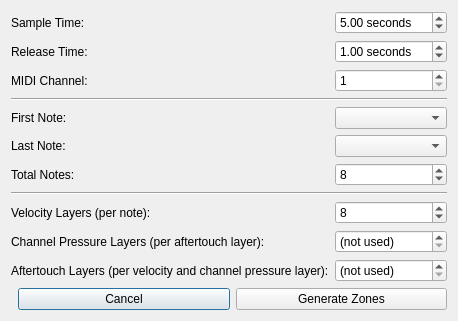
<?xml version="1.0" encoding="UTF-8"?>
<ui version="4.0">
 <class>Dialog</class>
 <widget class="QDialog" name="Dialog">
  <property name="windowTitle">
   <string>Generate Zones</string>
  </property>
  <layout class="QVBoxLayout">
   <item>
    <layout class="QFormLayout">
     <item row="0" column="0">
      <widget class="QLabel">
       <property name="text">
        <string>Sample Time:</string>
       </property>
      </widget>
     </item>
     <item row="0" column="1">
      <widget class="QDoubleSpinBox" name="sampleTime">
       <property name="suffix">
        <string> seconds</string>
       </property>
       <property name="minimum">
        <double>0.010000000000000</double>
       </property>
       <property name="maximum">
        <double>512.000000000000000</double>
       </property>
       <property name="value">
        <double>5.000000000000000</double>
       </property>
      </widget>
     </item>
     <item row="1" column="0">
      <widget class="QLabel">
       <property name="text">
        <string>Release Time:</string>
       </property>
      </widget>
     </item>
     <item row="1" column="1">
      <widget class="QDoubleSpinBox" name="releaseTime">
       <property name="suffix">
        <string> seconds</string>
       </property>
       <property name="minimum">
        <double>0.010000000000000</double>
       </property>
       <property name="maximum">
        <double>512.000000000000000</double>
       </property>
       <property name="value">
        <double>1.000000000000000</double>
       </property>
      </widget>
     </item>
     <item row="2" column="0">
      <widget class="QLabel">
       <property name="text">
        <string>MIDI Channel:</string>
       </property>
      </widget>
     </item>
     <item row="2" column="1">
      <widget class="QSpinBox" name="midiChannel">
       <property name="minimum">
        <number>1</number>
       </property>
       <property name="maximum">
        <number>16</number>
       </property>
       <property name="value">
        <number>1</number>
       </property>
      </widget>
     </item>
     <item row="3" column="0" colspan="2">
      <widget class="Line">
       <property name="orientation">
        <enum>Qt::Horizontal</enum>
       </property>
      </widget>
     </item>
     <item row="4" column="0">
      <widget class="QLabel">
       <property name="text">
        <string>First Note:</string>
       </property>
      </widget>
     </item>
     <item row="4" column="1">
      <widget class="QComboBox" name="firstNote"/>
     </item>
     <item row="5" column="0">
      <widget class="QLabel" name="lastNoteLabel">
       <property name="text">
        <string>Last Note:</string>
       </property>
      </widget>
     </item>
     <item row="5" column="1">
      <widget class="QComboBox" name="lastNote"/>
     </item>
     <item row="6" column="0">
      <widget class="QLabel">
       <property name="text">
        <string>Total Notes:</string>
       </property>
      </widget>
     </item>
     <item row="6" column="1">
      <widget class="QSpinBox" name="totalNotes">
       <property name="minimum">
        <number>1</number>
       </property>
       <property name="maximum">
        <number>128</number>
       </property>
       <property name="value">
        <number>8</number>
       </property>
      </widget>
     </item>
     <item row="7" column="0" colspan="2">
      <widget class="Line">
       <property name="orientation">
        <enum>Qt::Horizontal</enum>
       </property>
      </widget>
     </item>
     <item row="8" column="0">
      <widget class="QLabel">
       <property name="text">
        <string>Velocity Layers (per note):</string>
       </property>
      </widget>
     </item>
     <item row="8" column="1">
      <widget class="QSpinBox" name="velocityLayers">
       <property name="minimum">
        <number>1</number>
       </property>
       <property name="maximum">
        <number>127</number>
       </property>
       <property name="value">
        <number>8</number>
       </property>
      </widget>
     </item>
     <item row="9" column="0">
      <widget class="QLabel">
       <property name="text">
        <string>Channel Pressure Layers (per aftertouch layer):</string>
       </property>
      </widget>
     </item>
     <item row="9" column="1">
      <widget class="QSpinBox" name="channelPressureLayers">
       <property name="specialValueText">
        <string>(not used)</string>
       </property>
       <property name="maximum">
        <number>128</number>
       </property>
      </widget>
     </item>
     <item row="10" column="0">
      <widget class="QLabel">
       <property name="text">
        <string>Aftertouch Layers (per velocity and channel pressure layer):</string>
       </property>
      </widget>
     </item>
     <item row="10" column="1">
      <widget class="QSpinBox" name="aftertouchLayers">
       <property name="specialValueText">
        <string>(not used)</string>
       </property>
       <property name="maximum">
        <number>128</number>
       </property>
      </widget>
     </item>
    </layout>
   </item>
   <item>
    <layout class="QHBoxLayout">
     <item>
      <spacer>
       <property name="orientation">
        <enum>Qt::Horizontal</enum>
       </property>
      </spacer>
     </item>
     <item>
      <widget class="QPushButton" name="cancelButton">
       <property name="text">
        <string>Cancel</string>
       </property>
       <property name="icon">
        <iconset resource="resources.qrc">
         <normaloff>:/synthclone/images/16x16/close.png</normaloff>:/synthclone/images/16x16/close.png</iconset>
       </property>
      </widget>
     </item>
     <item>
      <widget class="QPushButton" name="generateButton">
       <property name="text">
        <string>Generate Zones</string>
       </property>
       <property name="icon">
        <iconset resource="resources.qrc">
         <normaloff>:/synthclone/images/16x16/ok.png</normaloff>:/synthclone/images/16x16/ok.png</iconset>
       </property>
      </widget>
     </item>
    </layout>
   </item>
  </layout>
 </widget>
 <resources>
  <include location="../../synthclone/resources.qrc"/>
 </resources>
 <connections/>
</ui>
